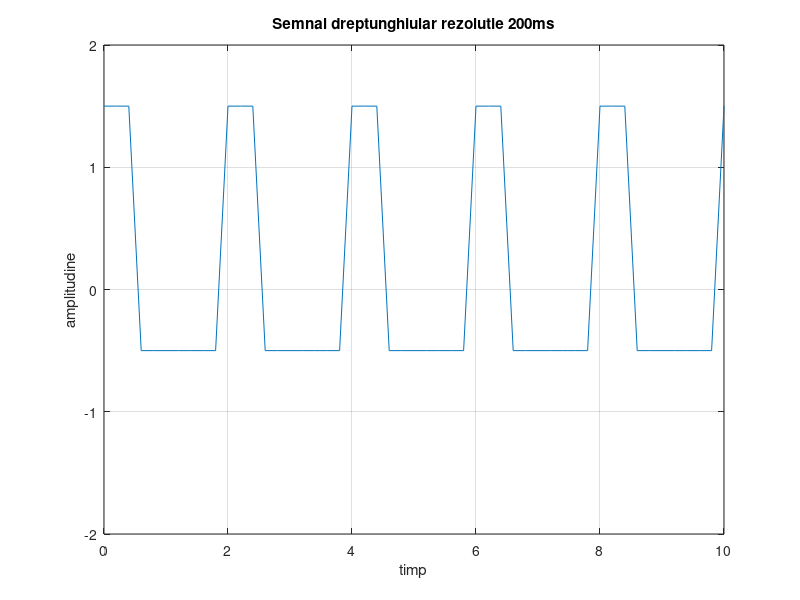

Write the MATLAB code that produced this figure.
f=0.5;                           
t=0:0.2:10;
y=square(2*pi*f*t,25);            
plot(t,y+0.5);                  
axis([0 10 -2 2]),grid;              
title('Semnal dreptunghiular rezolutie 200ms') 
xlabel('timp')
ylabel('amplitudine')
